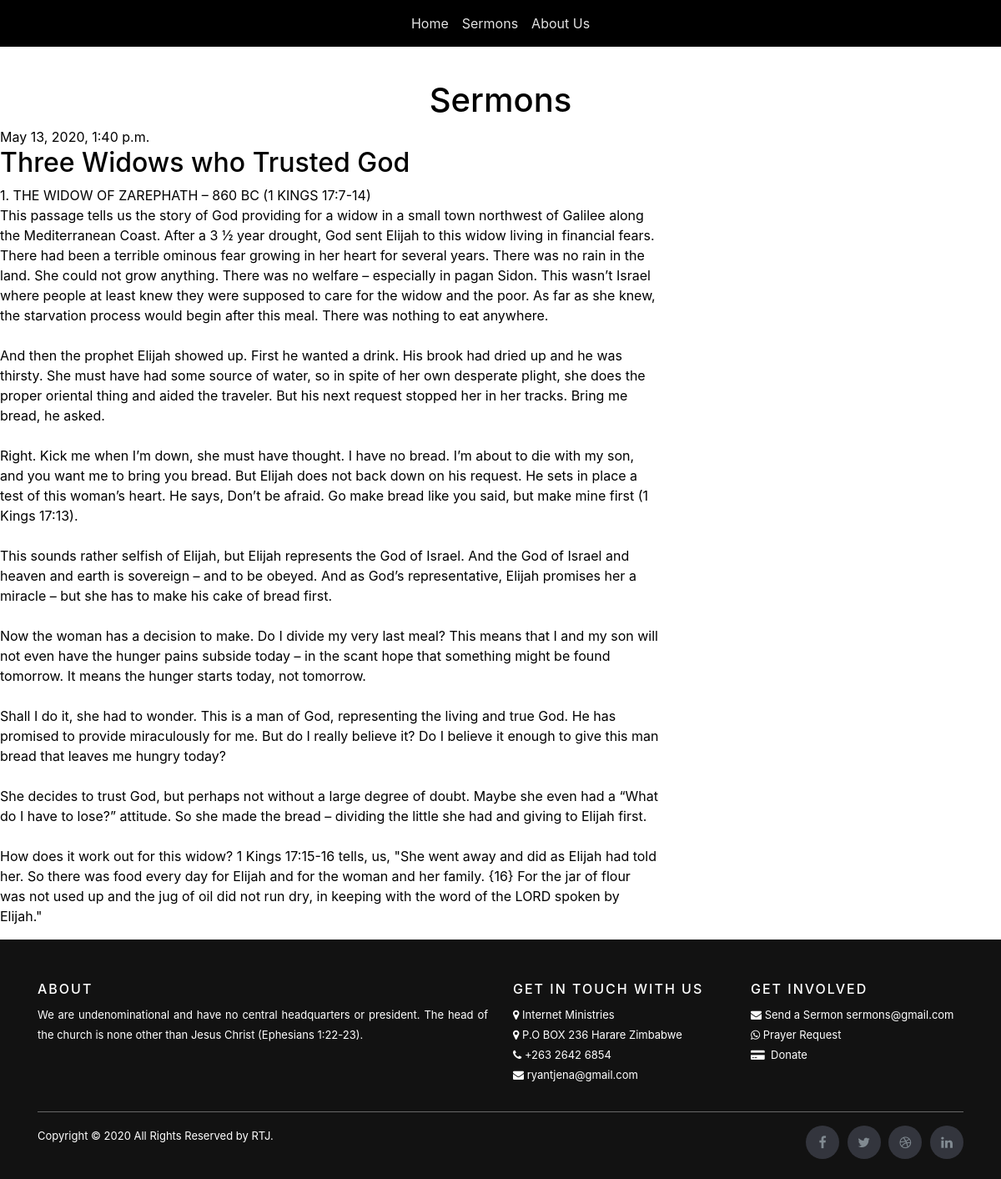
The app's page /post/2/ with its own data.
### blog/models.py (models this page shows, shortened)
class Post(models.Model):
    author = models.ForeignKey(settings.AUTH_USER_MODEL, on_delete=models.CASCADE)
    title = models.CharField(max_length=200)
    text = models.TextField()
    created_date = models.DateTimeField(default=timezone.now)
    published_date = models.DateTimeField(blank=True, null=True)

### blog/views.py (the view)
# urls.py: path('post/<int:pk>/', views.post_detail, name='post_detail'),
def post_detail(request, pk):
    post = get_object_or_404(Post, pk=pk)
    return render(request, 'blog/post_detail.html', {'post': post})

### blog/templates/blog/post_detail.html (shortened to what this page needs)
{% extends 'blog/base.html' %}
{% block content %}
    <div class="post">
        {% if post.published_date %}
            <div class="date">
                {{ post.published_date }}
            </div>
        {% endif %}
        <h2>{{ post.title }}</h2>
        <p>{{ post.text|linebreaksbr }}</p>
    </div>
{% endblock %}

### static/css/styles.css (style rules this page uses)
#bg { background-size: cover; background-position: center; background-attachment: fixed; }

### records on screen
Post: published_date "May 13, 2020, 1:40 p.m.", title "Three Widows who Trusted God", text "1. THE WIDOW OF ZAREPHATH – 860 BC (1 KINGS 17:7-14) This passage tells us the story of God providing for a widow in a small town northwest of Galilee along the Mediterranean Coast. After a 3 ½ year drought, God sent Elijah to this widow living in financial fears. There had been a terrible ominous fear growing in her heart for several years. There was no rain in the land. She could not grow anything. There was no welfare – especially in pagan Sidon. This wasn’t Israel where people at least knew they were supposed to care for the widow and the poor. As far as she knew, the starvation process would begin after this meal. There was nothing to eat anywhere. And then the prophet Elijah showed…"
